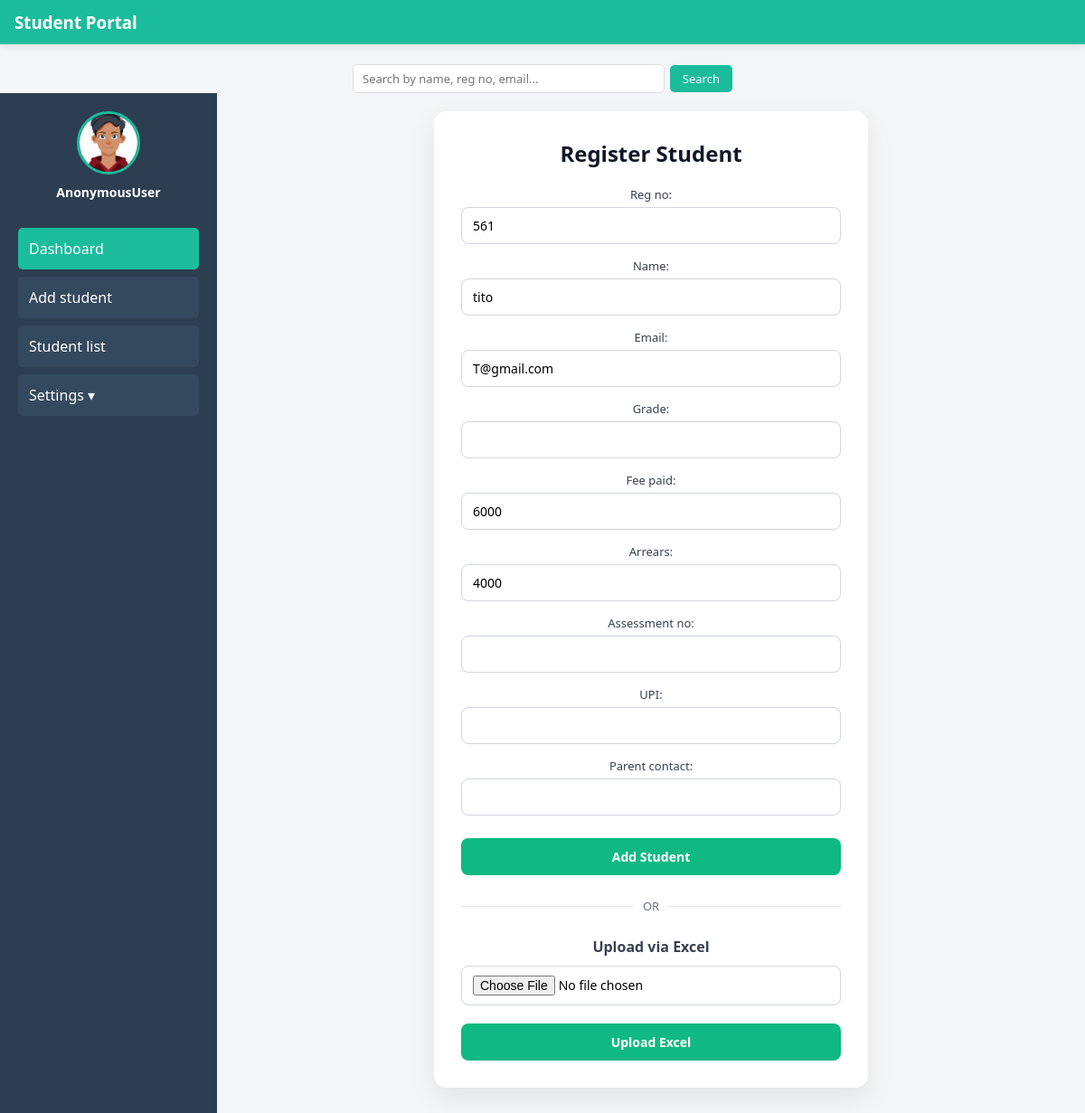
Screenshot of /updatStudent/12/ with the database file from the repository.
### portal/models.py (models this page shows, shortened)
class Student(models.Model):
    reg_no = models.CharField(max_length=50, unique=True)
    name = models.CharField(max_length=100)
    email = models.EmailField()
    grade= models.CharField(max_length=100, blank=True)
    fee_paid = models.CharField(max_length=100, blank=True)
    arrears = models.CharField(max_length=100, blank=True)
    assessment_no=models.CharField(max_length=100, blank=True)
    UPI=models.CharField(max_length=100, blank=True)
    Parent_contact = models.CharField(max_length=100, blank=True)

### portal/views.py (the view)
# urls.py: path('updatStudent/<str:pk>/', views.updateStudent, name='updateStudent'),
def updateStudent(request, pk):
    update = Student.objects.get(id=pk)
    form=StudentForm(instance=update)
    if request.method == 'POST':
        form=StudentForm(request.POST, instance=update)
        if form.is_valid():
            form.save()
            return redirect('student_list')
    context= {'update' : update, 'form' : form}
    return render(request, 'add_student.html', context)

### portal/forms.py
class StudentForm(forms.ModelForm):
    class Meta:
        model = Student
        fields = ['reg_no', 'name', 'email', 'grade', "fee_paid", "arrears", "assessment_no", "UPI", "Parent_contact"]

### portal/templates/add_student.html (shortened to what this page needs)
{%include 'main.html'%}
{%load static%}
   {% block content %}
<head>
</head>
<body>
  <div class="content">
    <div class="card">
        <h1>Register Student</h1>
        <form method="post" class="form">
            {{ form.as_p }}
            <button type="submit" class="btn primary">Add Student</button>
        </form>
        <div class="divider">OR</div>
        <h3>Upload via Excel</h3>
        <form method="post" enctype="multipart/form-data" action="/upload/students/" class="upload-form">
            <input type="file" name="file" required>
            <button type="submit" class="btn secondary">Upload Excel</button>
        </form>
    </div>
</div>
{%endblock%}

### portal/templates/style.css (style rules this page uses)
* { margin: 0; padding: 0; box-sizing: border-box; font-family: 'Segoe UI', sans-serif; }
body { background: #f4f6f8; }
.content { flex: 1; padding: 30px; }
.card { background: #fff; padding: 20px; border-radius: 8px; text-align: center; box-shadow: 0 4px 10px rgba(0,0,0,0.1); }
.card p { font-size: 24px; margin-top: 10px; color: #1abc9c; }
.card { background: white; padding: 20px; border-radius: 8px; box-shadow: 0 4px 10px rgba(0,0,0,0.1); margin-bottom: 20px; }

### portal/templates/main.html (style rules this page uses)
* { margin: 0; padding: 0; box-sizing: border-box; font-family: 'Segoe UI', sans-serif; }
body { background: #f4f6f8; }
.content { flex: 1; padding: 30px; }
.card { background: #fff; padding: 20px; border-radius: 8px; text-align: center; box-shadow: 0 4px 10px rgba(0,0,0,0.1); }
.card p { font-size: 24px; margin-top: 10px; color: #1abc9c; }
.card { background: white; padding: 20px; border-radius: 8px; box-shadow: 0 4px 10px rgba(0,0,0,0.1); margin-bottom: 20px; }

### portal/templates/add_student.html (style rules this page uses)
.content { min-height: 100vh; display: flex; align-items: center; justify-content: center; background: #f4f6f8; padding: 20px; }
.card { width: 100%; max-width: 480px; background: #ffffff; border-radius: 14px; padding: 30px; box-shadow: 0 12px 30px rgba(0, 0, 0, 0.08); animation: fadeIn 0.4s ease-in-out; }
.card h1 { font-size: 24px; margin-bottom: 20px; text-align: center; color: #111827; }
.card h3 { margin: 20px 0 10px; font-size: 16px; text-align: center; color: #374151; }
.form p { margin-bottom: 15px; }
.form label { display: block; font-size: 13px; font-weight: 500; margin-bottom: 5px; color: #374151; }
.form input, .form select, .form textarea, .upload-form input[type="file"] { width: 100%; padding: 10px 12px; border-radius: 8px; border: 1px solid #d1d5db; font-size: 14px; transition: all 0.2s ease; }
.btn { width: 100%; padding: 11px; border-radius: 8px; border: none; font-size: 14px; font-weight: 600; cursor: pointer; transition: transform 0.15s ease, box-shadow 0.15s ease; }
.btn.primary { background: #10b981;; color: white; margin-top: 10px; }
.btn.secondary { background: #10b981; color: white; margin-top: 10px; }
.divider { display: flex; align-items: center; text-align: center; margin: 25px 0; font-size: 13px; color: #6b7280; }
.divider::before, .divider::after { content: ""; flex: 1; height: 1px; background: #e5e7eb; }
.divider::before { margin-right: 10px; }
.divider::after { margin-left: 10px; }
.upload-form { display: flex; flex-direction: column; gap: 10px; }

### rows the page displays
Student: reg_no "561", name "tito", email "T@gmail.com", fee_paid "6000", arrears "4000"

### other values shown
{{ request.user }} "AnonymousUser"
